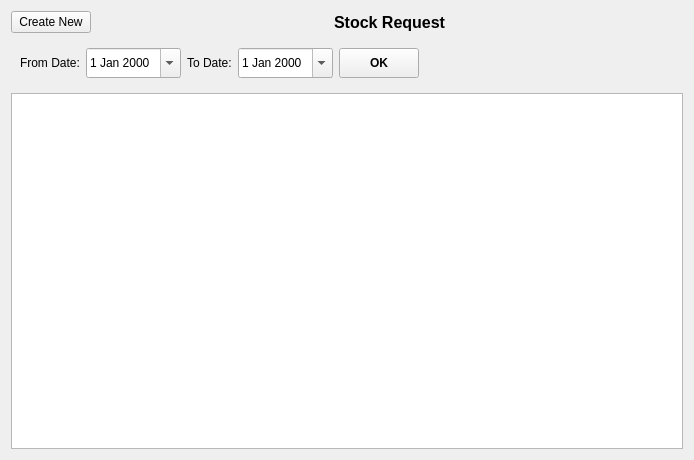
<?xml version="1.0" encoding="UTF-8"?>
<ui version="4.0">
 <class>StockRequestList</class>
 <widget class="QWidget" name="StockRequestList">
  <property name="geometry">
   <rect>
    <x>0</x>
    <y>0</y>
    <width>694</width>
    <height>460</height>
   </rect>
  </property>
  <property name="windowTitle">
   <string>Form</string>
  </property>
  <layout class="QVBoxLayout" name="verticalLayout">
   <item>
    <layout class="QHBoxLayout" name="horizontalLayout">
     <item>
      <widget class="QPushButton" name="createNew">
       <property name="text">
        <string>Create New</string>
       </property>
      </widget>
     </item>
     <item>
      <spacer name="horizontalSpacer_2">
       <property name="orientation">
        <enum>Qt::Horizontal</enum>
       </property>
       <property name="sizeHint" stdset="0">
        <size>
         <width>40</width>
         <height>20</height>
        </size>
       </property>
      </spacer>
     </item>
     <item>
      <widget class="QLabel" name="label">
       <property name="font">
        <font>
         <pointsize>12</pointsize>
         <weight>75</weight>
         <bold>true</bold>
        </font>
       </property>
       <property name="text">
        <string>Stock Request</string>
       </property>
      </widget>
     </item>
     <item>
      <spacer name="horizontalSpacer_3">
       <property name="orientation">
        <enum>Qt::Horizontal</enum>
       </property>
       <property name="sizeHint" stdset="0">
        <size>
         <width>40</width>
         <height>20</height>
        </size>
       </property>
      </spacer>
     </item>
    </layout>
   </item>
   <item>
    <widget class="QWidget" name="DateWidget" native="true">
     <property name="minimumSize">
      <size>
       <width>50</width>
       <height>0</height>
      </size>
     </property>
     <layout class="QHBoxLayout" name="horizontalLayout_2">
      <item>
       <widget class="QLabel" name="fromDateLabel">
        <property name="text">
         <string>From Date:</string>
        </property>
       </widget>
      </item>
      <item>
       <widget class="QDateEdit" name="fromDateDateEdit">
        <property name="minimumSize">
         <size>
          <width>0</width>
          <height>30</height>
         </size>
        </property>
        <property name="calendarPopup">
         <bool>true</bool>
        </property>
       </widget>
      </item>
      <item>
       <widget class="QLabel" name="toDateLabel">
        <property name="text">
         <string>To Date:</string>
        </property>
       </widget>
      </item>
      <item>
       <widget class="QDateEdit" name="toDateDateEdit">
        <property name="minimumSize">
         <size>
          <width>0</width>
          <height>30</height>
         </size>
        </property>
        <property name="calendarPopup">
         <bool>true</bool>
        </property>
       </widget>
      </item>
      <item>
       <widget class="QToolButton" name="OKButton">
        <property name="minimumSize">
         <size>
          <width>80</width>
          <height>30</height>
         </size>
        </property>
        <property name="font">
         <font>
          <weight>75</weight>
          <bold>true</bold>
         </font>
        </property>
        <property name="text">
         <string>OK</string>
        </property>
       </widget>
      </item>
      <item>
       <spacer name="horizontalSpacer">
        <property name="orientation">
         <enum>Qt::Horizontal</enum>
        </property>
        <property name="sizeHint" stdset="0">
         <size>
          <width>40</width>
          <height>20</height>
         </size>
        </property>
       </spacer>
      </item>
     </layout>
    </widget>
   </item>
   <item>
    <widget class="QTableView" name="tableView">
     <property name="selectionBehavior">
      <enum>QAbstractItemView::SelectRows</enum>
     </property>
    </widget>
   </item>
  </layout>
 </widget>
 <resources/>
 <connections/>
</ui>
